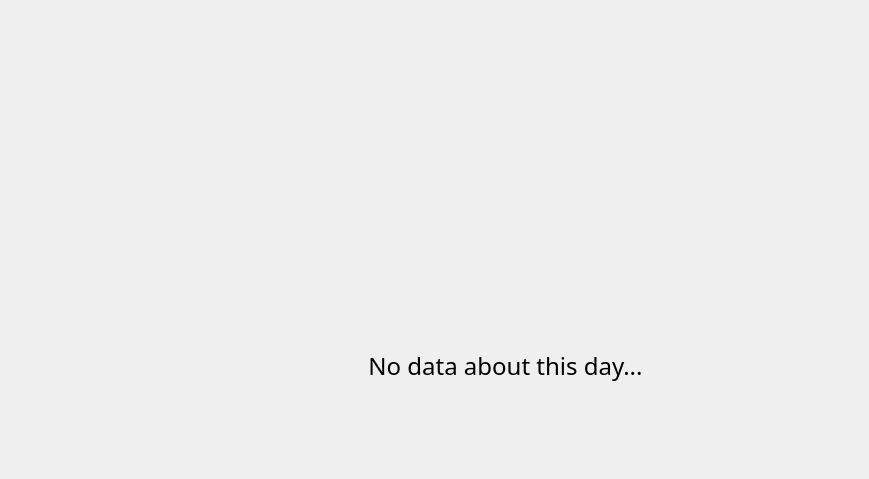
      <widget class="QWidget" name="page">
       <widget class="QFrame" name="nodata_frame">
        <property name="geometry">
         <rect>
          <x>160</x>
          <y>20</y>
          <width>700</width>
          <height>450</height>
         </rect>
        </property>
        <property name="frameShape">
         <enum>QFrame::NoFrame</enum>
        </property>
        <property name="frameShadow">
         <enum>QFrame::Raised</enum>
        </property>
        <property name="lineWidth">
         <number>1</number>
        </property>
        <widget class="QLabel" name="nodata_img">
         <property name="geometry">
          <rect>
           <x>125</x>
           <y>0</y>
           <width>450</width>
           <height>450</height>
          </rect>
         </property>
         <property name="text">
          <string/>
         </property>
         <property name="pixmap">
          <pixmap>images/nodata.png</pixmap>
         </property>
         <property name="scaledContents">
          <bool>true</bool>
         </property>
        </widget>
        <widget class="QLabel" name="nodata_lbl">
         <property name="geometry">
          <rect>
           <x>170</x>
           <y>290</y>
           <width>351</width>
           <height>111</height>
          </rect>
         </property>
         <property name="font">
          <font>
           <family>Bahnschrift Light</family>
           <pointsize>18</pointsize>
          </font>
         </property>
         <property name="text">
          <string>No data about this day...</string>
         </property>
         <property name="alignment">
          <set>Qt::AlignCenter</set>
         </property>
        </widget>
       </widget>
      </widget>
